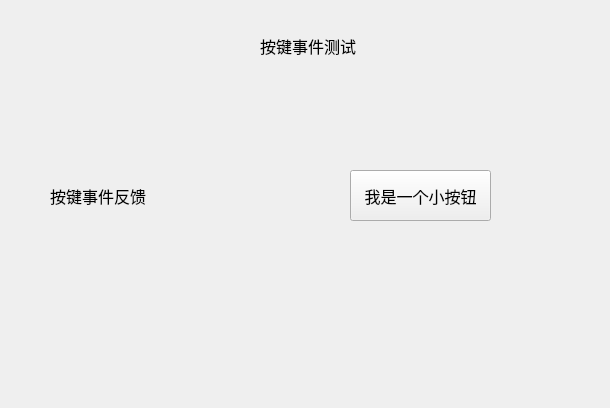
<?xml version="1.0" encoding="UTF-8"?>
<ui version="4.0">
 <class>Widget</class>
 <widget class="QWidget" name="Widget">
  <property name="geometry">
   <rect>
    <x>0</x>
    <y>0</y>
    <width>610</width>
    <height>408</height>
   </rect>
  </property>
  <property name="windowTitle">
   <string>Widget</string>
  </property>
  <widget class="QLabel" name="label">
   <property name="geometry">
    <rect>
     <x>50</x>
     <y>180</y>
     <width>251</width>
     <height>31</height>
    </rect>
   </property>
   <property name="font">
    <font>
     <family>Microsoft YaHei</family>
     <pointsize>12</pointsize>
    </font>
   </property>
   <property name="text">
    <string>按键事件反馈</string>
   </property>
  </widget>
  <widget class="QPushButton" name="pushButton">
   <property name="geometry">
    <rect>
     <x>350</x>
     <y>170</y>
     <width>141</width>
     <height>51</height>
    </rect>
   </property>
   <property name="font">
    <font>
     <family>Microsoft YaHei</family>
     <pointsize>12</pointsize>
    </font>
   </property>
   <property name="text">
    <string>我是一个小按钮</string>
   </property>
  </widget>
  <widget class="QLabel" name="label_2">
   <property name="geometry">
    <rect>
     <x>260</x>
     <y>30</y>
     <width>101</width>
     <height>31</height>
    </rect>
   </property>
   <property name="font">
    <font>
     <family>Microsoft YaHei</family>
     <pointsize>12</pointsize>
    </font>
   </property>
   <property name="text">
    <string>按键事件测试</string>
   </property>
  </widget>
 </widget>
 <layoutdefault spacing="6" margin="11"/>
 <resources/>
 <connections/>
</ui>
